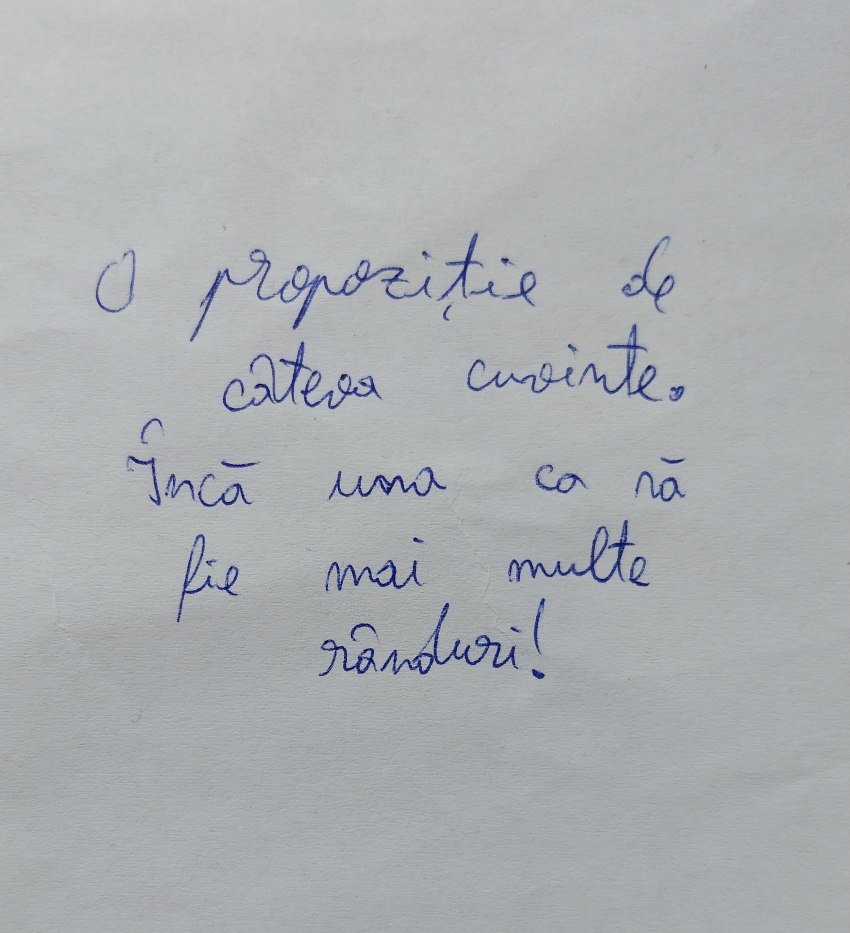
#> input picture FMI/ANUL II/SEM 2/AI/Lab3/images/test3.jpeg, 2550 x 2799 px (shown at 1/3 size)
$ jupyter execute --allow-errors Lab3.ipynb   (shell and % lines are left out)
#> lines starting #> are read from the running program, lines starting #| are printed output that depends on the picture; after the words box and inside, x2 and y2 are one past the last pixel; in counts of white or black regions, pixels touching at a corner belong together
Install the client library and the pillow library

Import the required libraries

[cell 1]
import os
import time

from azure.cognitiveservices.vision.computervision import ComputerVisionClient
from azure.cognitiveservices.vision.computervision.models import OperationStatusCodes
from msrest.authentication import CognitiveServicesCredentials
from unidecode import unidecode

Authenticate your credentials and create a client

#> (a cell that did not finish here is left out)

Process the image

[cell 3]
# img = open("images/test1.png", "rb")
# img = open("images/test2.jpeg", "rb")
img = open("images/test3.jpeg", "rb")
# img = open("images/test4.jpeg", "rb")
# img = open("images/test5.jpeg", "rb")
#> (the rest of this cell did not finish here and is left out)

Evaluate the output

[cell 4]
# get/define the ground truth
# groundTruth = ["Google Cloud", "Platform"]
# groundTruth = ["Succes in rezolvarea", "tEMELOR la", "LABORAtoarele de", "Inteligenta Artificiala!"]
groundTruth = ["O propozitie de", "cateva cuvinte.", "Inca una ca sa", "fie mai multe", "randuri!"]
# groundTruth = ["Astazi, in Cluj,", "la ora", "14:00 ploua"]
# groundTruth = ["Text scris", "de mana"]

# compute the performance
#> (the rest of this cell did not finish here and is left out)

Evaluate the output using hamming distance
Hamming distance calculates the number of positions at which the corresponding symbols are different

[cell 5]
# [12 lines left out: function hamming_distance, not called in this run]

# get/define the ground truth
# groundTruth = "Google Cloud\nPlatform"
# groundTruth = "Succes in rezolvarea\ntEMELOR la\nLABORAtoarele de\nInteligenta Artificiala!"
groundTruth = "O propozitie de\ncateva cuvinte.\nInca una ca sa\nfie mai multe\nranduri!"
# groundTruth = "Astazi, in Cluj,\nla ora\n14:00 ploua"
# groundTruth = "Text scris\nde mana"

# compute the performance
#> (the rest of this cell did not finish here and is left out)

Evaluate the output using Levenshtein distance
Levenshtein distance calculates the number of single-character edits required to change one word into the other

[cell 6]
# [20 lines left out: function levenshtein_distance, not called in this run]

# get/define the ground truth
# groundTruth = "Google Cloud\nPlatform"
# groundTruth = "Succes in rezolvarea\ntEMELOR la\nLABORAtoarele de\nInteligenta Artificiala!"
groundTruth = "O propozitie de\ncateva cuvinte.\nInca una ca sa\nfie mai multe\nranduri!"
# groundTruth = "Astazi, in Cluj,\nla ora\n14:00 ploua"
# groundTruth = "Text scris\nde mana"

# compute the performance
#> (the rest of this cell did not finish here and is left out)

Evaluate the output using Jaro-Winkler distance
Jaro-Winkler distance calculates the edit distance between two strings, using the following formula:
    Sw = Sj + P * L * (1 – Sj)
where,
- Sj, is jaro similarity
- Sw, is jaro- winkler similarity
- P is the scaling factor (0.1 by default)
- L is the length of the matching prefix up to a maximum of 4 characters.

The Jaro similarity is given by:
    Sj = (m / s1 + m / s2 + (m - t) / m) / 3
where,
- m is the number of matching characters
- s1 is the length of the first string
- s2 is the length of the second string
- t is half the number of transpositions

[cell 7]
# [112 lines left out: functions jaro_distance, jaro_winkler, not called in this run]

# get/define the ground truth
# groundTruth = "Google Cloud\nPlatform"
# groundTruth = "Succes in rezolvarea\ntEMELOR la\nLABORAtoarele de\nInteligenta Artificiala!"
groundTruth = "O propozitie de\ncateva cuvinte.\nInca una ca sa\nfie mai multe\nranduri!"
# groundTruth = "Astazi, in Cluj,\nla ora\n14:00 ploua"
# groundTruth = "Text scris\nde mana"

# compute the performance
#> (the rest of this cell did not finish here and is left out)

Evaluate the output using Longest Common Subsequence
Longest Common Subsequence (LCS) is a problem to find the longest subsequence common to all sequences in a set of sequences (often just two). Note that subsequence is different from a substring, for the terms of the former need not be consecutive terms of the original sequence.

[cell 8]
# [29 lines left out: function lcs, not called in this run]

# get/define the ground truth
# groundTruth = "Google Cloud\nPlatform"
# groundTruth = "Succes in rezolvarea\ntEMELOR la\nLABORAtoarele de\nInteligenta Artificiala!"
groundTruth = "O propozitie de\ncateva cuvinte.\nInca una ca sa\nfie mai multe\nranduri!"
# groundTruth = "Astazi, in Cluj,\nla ora\n14:00 ploua"
# groundTruth = "Text scris\nde mana"

# compute the performance
#> (the rest of this cell did not finish here and is left out)

Evaluate the quality of localization of the detected text in the image using Intersection over Union (IoU)
Intersection over Union (IoU) is a measure of the overlap between two bounding boxes. It is calculated as the area of overlap between the bounding boxes divided by the area of union between the bounding boxes.

[cell 9]
# [29 lines left out: function intersection_over_union, not called in this run]

# get bounding box which coveres all words
bounding_boxes_words = [-1, -1, -1, -1]
#> (the rest of this cell did not finish here and is left out)

Plot the image with the detected text and the bounding boxes

[cell 10]
import matplotlib.pyplot as plt
import matplotlib.patches as patches
from PIL import Image
import numpy as np

# Open the image file
image = Image.open("images/test3.jpeg")
#> image is the input picture: PIL image 2550x2799 RGB; mean R, G, B 171.7, 175.3, 178

# Create figure and axes
fig, ax = plt.subplots()

# Display the image
ax.imshow(image)

# Create a Rectangle patch
#> (the rest of this cell did not finish here and is left out)

How can you improve the performance of the model?

[cell 11]
from PIL import Image
# image = Image.open("images/test1.png")
# image = Image.open("images/test2.jpeg")
image = Image.open("images/test3.jpeg")
# image = Image.open("images/test4.jpeg")
# image = Image.open("images/test5.jpeg")

First thing that comes to mind is to resize the image to a smaller size, so that the model can process it faster.

[cell 12]
image = image.resize((int(image.width / 10), int(image.height / 10)))
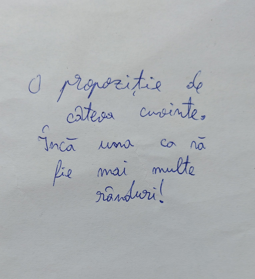
#> image: PIL image 255x279 RGB; mean R, G, B 171.7, 175.3, 178
image.save("images/test_resized.jpeg")

Another thing that comes to mind is to preprocess the image, so that the text is more visible.

[cell 13]
from PIL import ImageEnhance
enhancer = ImageEnhance.Contrast(image)
image = enhancer.enhance(2)
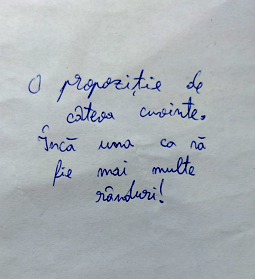
#> image: PIL image 255x279 RGB; mean R, G, B 168.8, 175.8, 180.9
image.save("images/test_contrast.jpeg")

Another try was to find edges in the image, so that the text is more visible.

[cell 14]
from PIL import ImageFilter
image = image.filter(ImageFilter.FIND_EDGES)
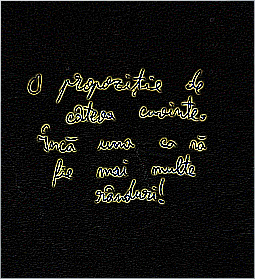
#> image: PIL image 255x279 RGB; mean R, G, B 19, 18.9, 16.4
image.save("images/test_edges.jpeg")

Then I tried to transform in negative the image, so that the text is more visible.

[cell 15]
image = Image.eval(image, lambda x: 255 - x)
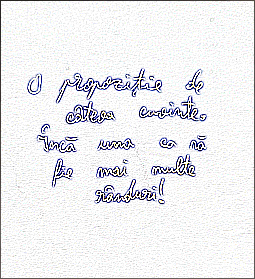
#> image: PIL image 255x279 RGB; mean R, G, B 236, 236.1, 238.6
image.save("images/test_negative.jpeg")

I tried to combine some transformations, so that the text is more visible.

[cell 16]
import cv2
# remove noise from the image
image = cv2.imread("images/test3.jpeg")
#> image: shape (2799, 2550, 3)
image = cv2.cvtColor(image, cv2.COLOR_BGR2GRAY)
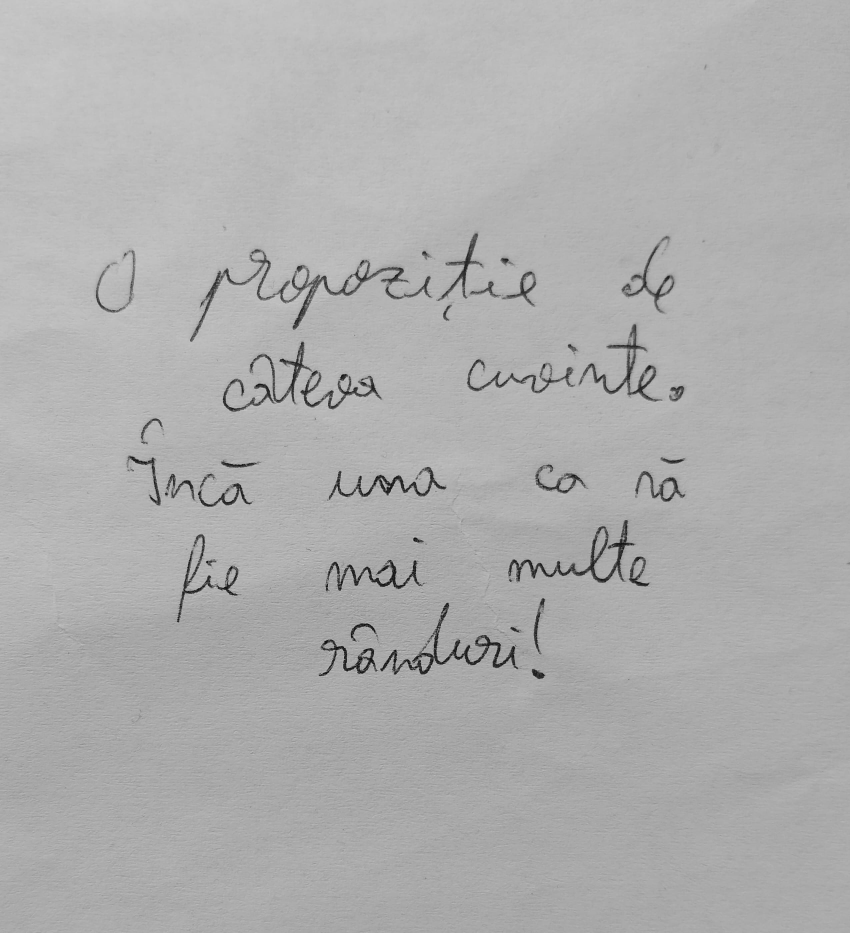
#> image: shape (2799, 2550) (shown at 1/3 size); min 3, max 214, mean 174.5
se=cv2.getStructuringElement(cv2.MORPH_RECT , (8,8))
bg=cv2.morphologyEx(image, cv2.MORPH_DILATE, se)
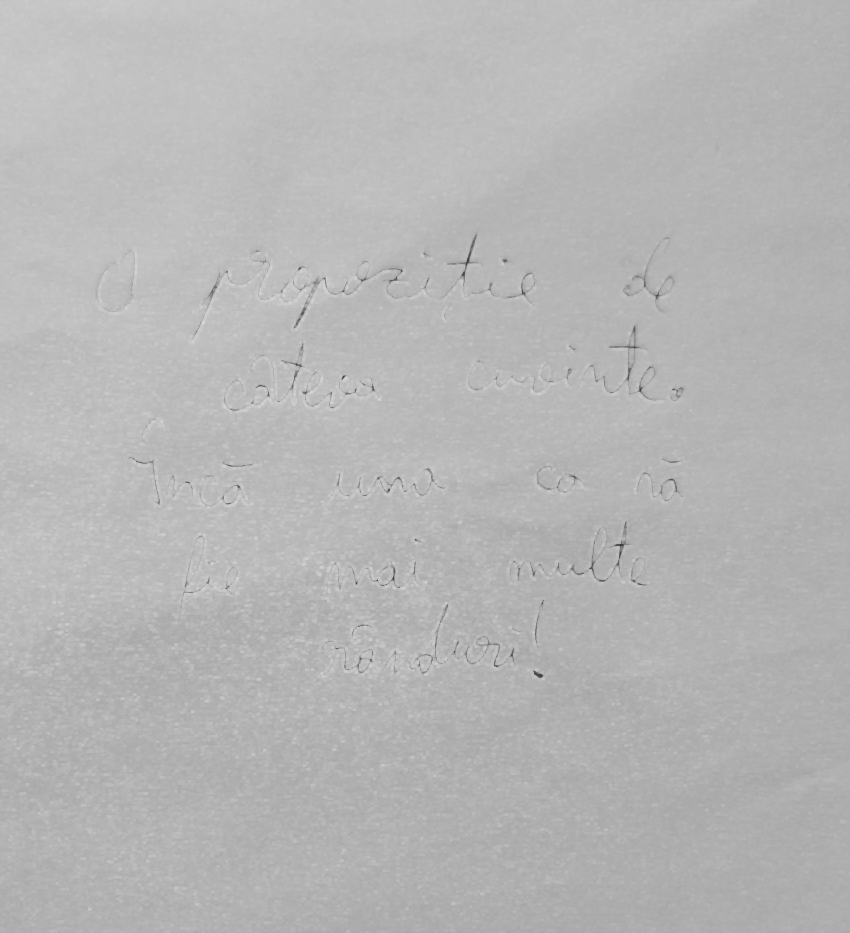
#> bg: shape (2799, 2550) (shown at 1/3 size); min 41, max 214, mean 182.2
out_gray=cv2.divide(image, bg, scale=255)
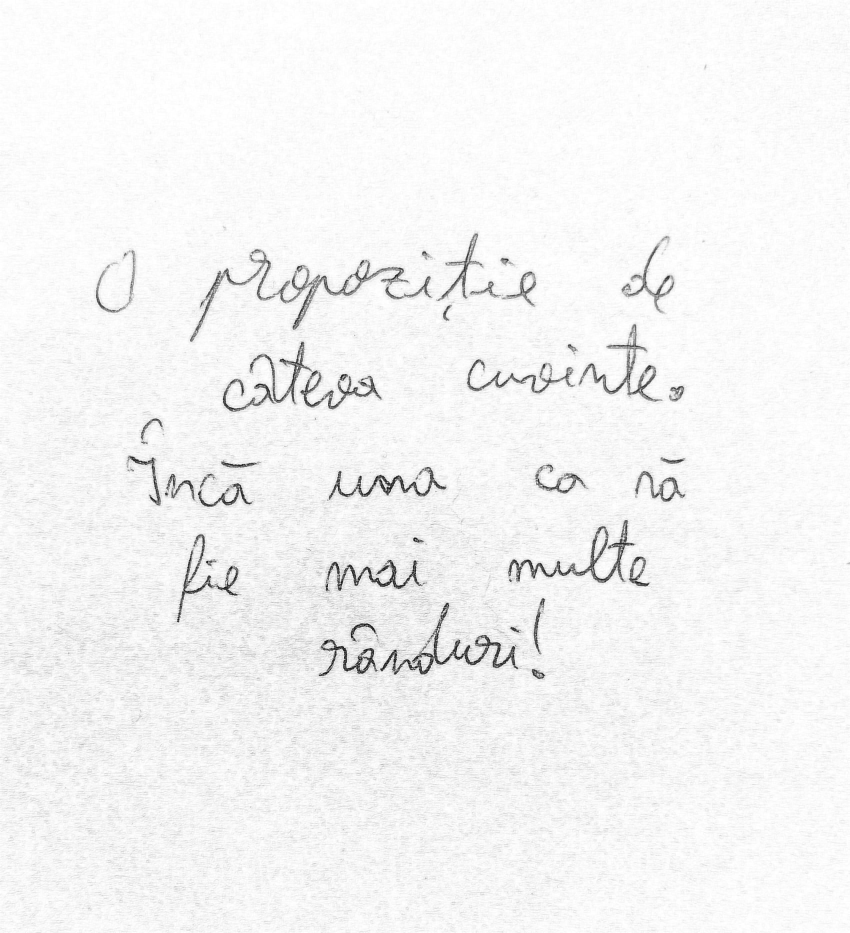
#> out_gray: shape (2799, 2550) (shown at 1/3 size); min 4, max 255, mean 244.2
out_binary=cv2.threshold(out_gray, 0, 255, cv2.THRESH_OTSU)[1]
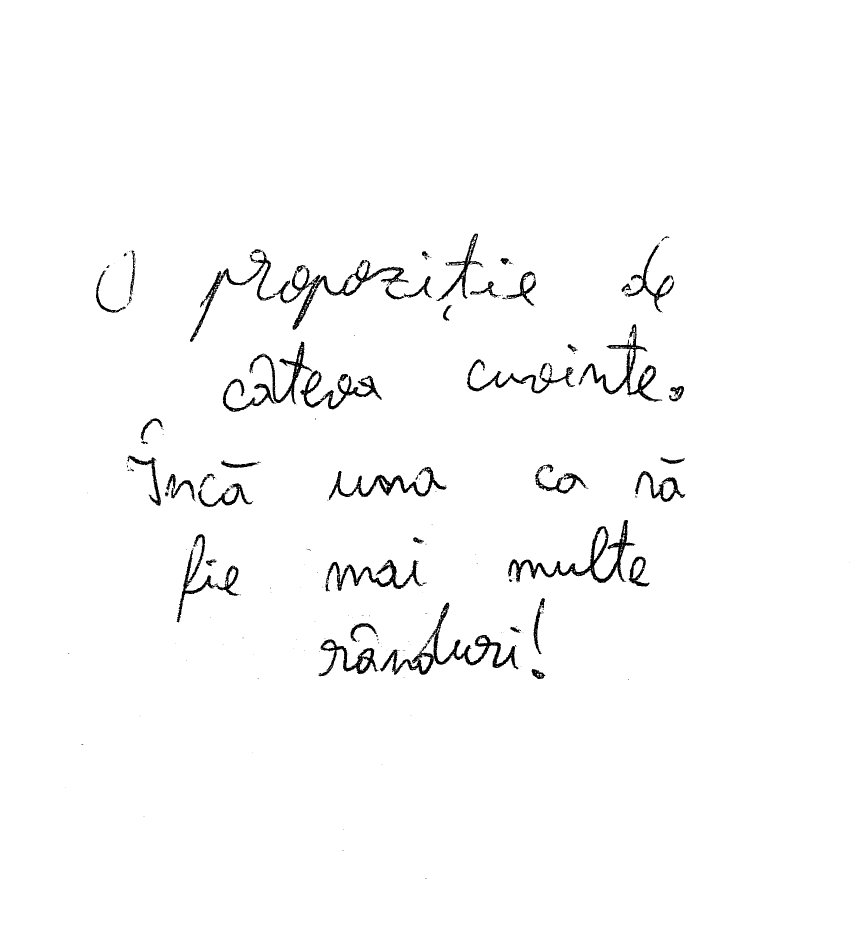
#> out_binary: shape (2799, 2550) (shown at 1/3 size); 98.2% white; 281 black regions (209 under 20 px), largest, box (x1, y1, x2, y2) and area: (1524, 1560, 1906, 1749) 10732, (819, 780, 1226, 989) 9866, (1736, 973, 1987, 1205) 8003
cv2.imwrite("images/test_combined.jpeg", out_gray)
image = Image.open("images/test_combined.jpeg")
#> image: PIL image 2550x2799 L
# resize the image to 300x300
image = image.resize((300, 300))
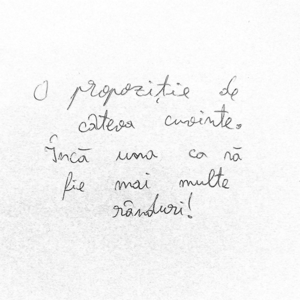
#> image: PIL image 300x300 L; min 65, max 255, mean 244.2
# enhance the contrast
enhancer = ImageEnhance.Contrast(image)
image = enhancer.enhance(5)
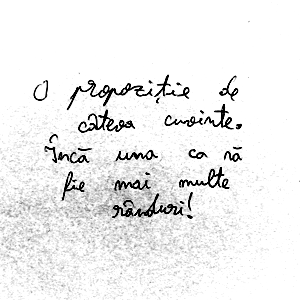
#> image: PIL image 300x300 L; min 0, max 255, mean 238.4
image.save("images/test_combined.jpeg")

$ run again, with FMI/ANUL II/SEM 2/AI/Lab3/images/test2.jpeg copied over FMI/ANUL II/SEM 2/AI/Lab3/images/test3.jpeg
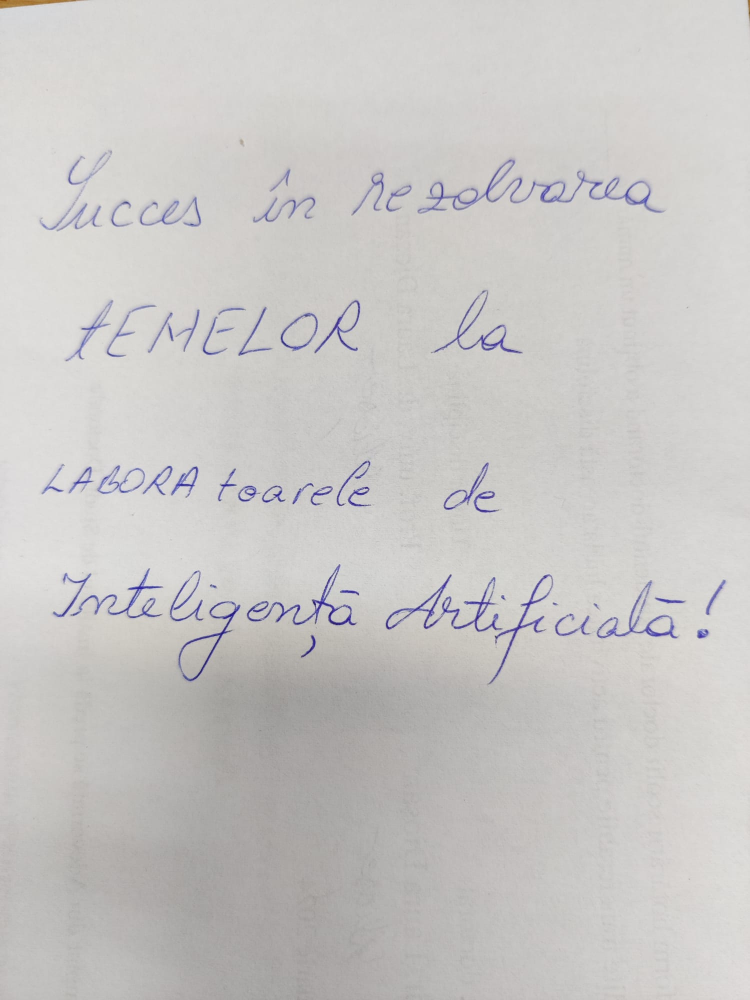
#> input picture FMI/ANUL II/SEM 2/AI/Lab3/images/test2.jpeg, 1500 x 2000 px (shown at 1/2 size)
#> image is the input picture: PIL image 1500x2000 RGB; mean R, G, B 200.5, 198.7, 197.3
#> out_binary: shape (2000, 1500); 98.3% white; 120 black regions (51 under 20 px), largest, box (x1, y1, x2, y2) and area: (771, 1149, 1006, 1264) 4133, (493, 1128, 714, 1251) 3373, (835, 319, 1071, 427) 2783
#> `image = enhancer.enhance(5)`:
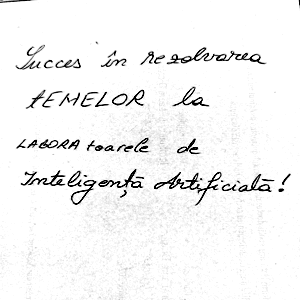
#> image: PIL image 300x300 L; min 0, max 255, mean 243.8
